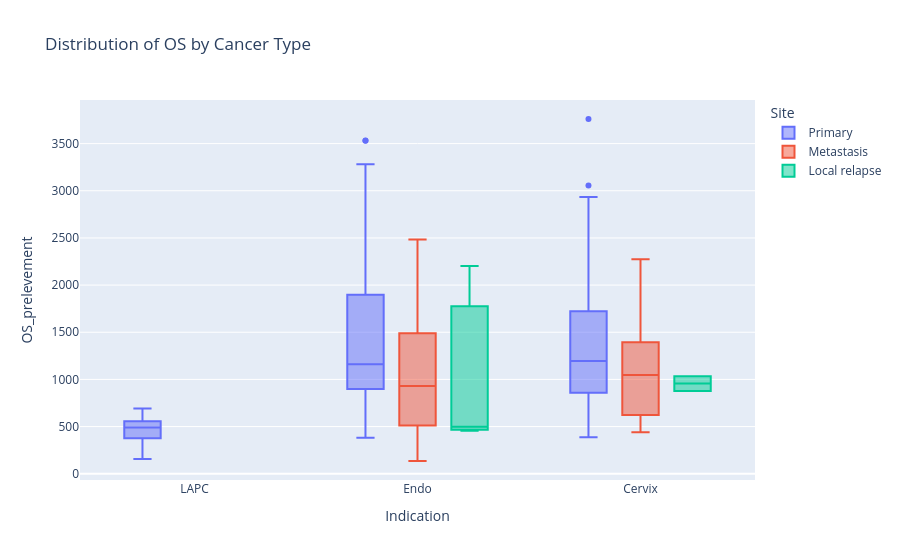

Notebook cell for this chart:
### Code cell
px.box(clinical_data, x="Indication", y="OS_prelevement", color="Site", title="Distribution of OS by Cancer Type")

### Figure 1 — Plotly figure (JSON) as saved in the notebook; plotly's stock layout.template omitted (floating-point values rounded to 4 significant figures; data arrays with more than 128 entries replaced by an {"elided": "..."} marker saying what was removed)
{"data": [{"alignmentgroup": "True", "hovertemplate": "Site=Primary<br>Indication=%{x}<br>OS_prelevement=%{y}<extra></extra>", "legendgroup": "Primary", "marker": {"color": "#636efa"}, "name": "Primary", "notched": false, "offsetgroup": "Primary", "orientation": "v", "showlegend": true, "type": "box", "x": {"elided": "151 str values"}, "x0": " ", "xaxis": "x", "y": {"elided": "151 int values"}, "y0": " ", "yaxis": "y"}, {"alignmentgroup": "True", "hovertemplate": "Site=Metastasis<br>Indication=%{x}<br>OS_prelevement=%{y}<extra></extra>", "legendgroup": "Metastasis", "marker": {"color": "#EF553B"}, "name": "Metastasis", "notched": false, "offsetgroup": "Metastasis", "orientation": "v", "showlegend": true, "type": "box", "x": ["Endo", "Cervix", "Endo", "Cervix", "Cervix", "Endo", "Cervix", "Endo", "Cervix", "Endo", "Endo", "Endo", "Endo", "Cervix", "Endo", "Cervix", "Endo", "Endo", "Cervix", "Cervix", "Cervix", "Cervix", "Cervix", "Endo", "Cervix", "Endo", "Endo", "Cervix", "Cervix", "Cervix", "Endo", "Cervix", "Cervix", "Endo", "Cervix", "Endo", "Cervix"], "x0": " ", "xaxis": "x", "y": [135, 439, 426, 575, 589, 540, 658, 937, 458, 1102, 1557, 774, 1467, 680, 217, 1899, 2296, 930, 699, 2274, 724, 1406, 562, 805, 1657, 2484, 1833, 1167, 1185, 1642, 865, 1357, 925, 1239, 1380, 246, 1209], "y0": " ", "yaxis": "y"}, {"alignmentgroup": "True", "hovertemplate": "Site=Local relapse<br>Indication=%{x}<br>OS_prelevement=%{y}<extra></extra>", "legendgroup": "Local relapse", "marker": {"color": "#00cc96"}, "name": "Local relapse", "notched": false, "offsetgroup": "Local relapse", "orientation": "v", "showlegend": true, "type": "box", "x": ["Endo", "Cervix", "Cervix", "Endo", "Endo"], "x0": " ", "xaxis": "x", "y": [455, 1034, 877, 499, 2203], "y0": " ", "yaxis": "y"}], "layout": {"boxmode": "group", "legend": {"title": {"text": "Site"}, "tracegroupgap": 0}, "title": {"text": "Distribution of OS by Cancer Type"}, "xaxis": {"anchor": "y", "domain": [0, 1], "title": {"text": "Indication"}}, "yaxis": {"anchor": "x", "domain": [0, 1], "title": {"text": "OS_prelevement"}}}}
